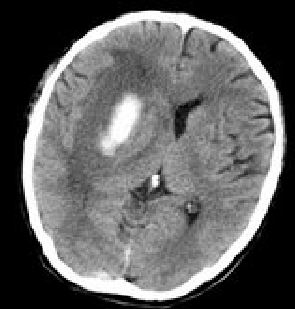
#> input picture Image 6.JPG, 295 x 309 px
$ python morphops.py
#> lines starting #> are read from the running program, lines starting #| are printed output that depends on the picture; after the words box and inside, x2 and y2 are one past the last pixel; in counts of white or black regions, pixels touching at a corner belong together
import cv2
import numpy as np
#import necessary packages
input_image = cv2.imread('Image 6.JPG', cv2.IMREAD_COLOR)#read image
#> input_image is the input picture: shape (309, 295, 3); min 0, max 255, mean 98.4
gray = cv2.cvtColor(input_image,cv2.COLOR_BGR2GRAY)#convert to grayscale
cv2.imshow('Brain with Skull',gray)
kernel = np.ones((3,3), np.uint8)       # set kernel as 3x3 matrix from numpy
#Create erosion and dilation image from the original image

erosion_image = cv2.erode(input_image, kernel, iterations=1)#apply erosion
dilation_image = cv2.dilate(input_image, kernel, iterations=1)#apply dilation

#cv2.imshow('Erosion', erosion_image)
#cv2.imshow('Dilation', dilation_image)

ret, thresh = cv2.threshold(gray,0,255,cv2.THRESH_OTSU)
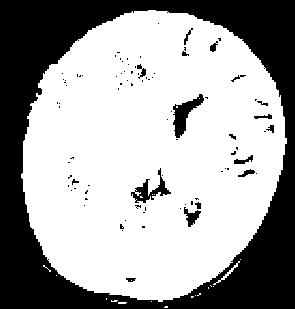
#> thresh: shape (309, 295); 64.3% white; 88 black regions (70 under 20 px), largest, box (x1, y1, x2, y2) and area: (0, 0, 295, 309) 30699, (173, 94, 204, 138) 538, (131, 168, 171, 203) 412
#> ret = 77
#apply otsu thresholding
#cv2.imshow('Applying Otsu',thresh)


edges = cv2.Canny(input_image,250,200)#apply edge detection method
#> edges: shape (309, 295); 3.8% white in thin lines or dots, all inside (x1, y1, x2, y2) = (22, 10, 288, 309)
cv2.imshow('Canny Edged', edges)


colormask = np.zeros(input_image.shape, dtype=np.uint8)
colormask[thresh!=0] = np.array((0,0,255))
blended = cv2.addWeighted(input_image,0.7,colormask,0.1,0)# blend the image
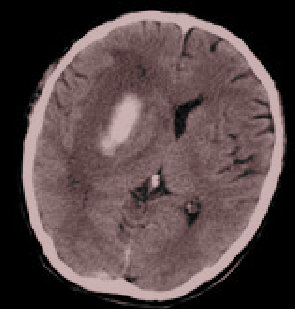
#> blended: shape (309, 295, 3); mean B, G, R 68.9, 68.9, 85.3
#cv2.imshow('Blended', blended)


ret, markers = cv2.connectedComponents(thresh)#apply connected components
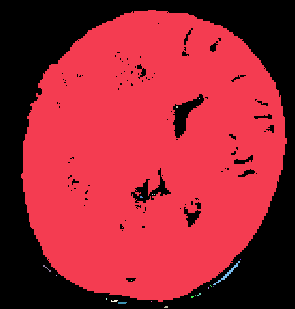
#> markers: shape (309, 295) int32; 23 distinct labels, from 0 to 22; one colour per label, 0 black
#> ret = 23

#Get the area taken by each component. Ignore label 0 since this is the background.
marker_area = [np.sum(markers==m) for m in range(np.max(markers)) if m!=0]
#> marker_area = [58431, 1, 4, 1, 1, 5, 1, 79, 12, 1, 1, 2, 2, 1, 6, 1, 5, 2, 11, 1, 17]
#Get label of largest component by area
largest_component = np.argmax(marker_area)+1 #Add 1 since we dropped zero above
#> largest_component = 1
#Get pixels which correspond to the brain
brain_mask = markers==largest_component
#> brain_mask: shape (309, 295) bool; 64.1% white; 88 black regions (70 under 20 px), largest, box (x1, y1, x2, y2) and area: (0, 0, 295, 309) 30847, (173, 94, 204, 138) 543, (131, 168, 171, 203) 419

brain_out = input_image.copy()
#In a copy of the original image, clear those pixels that don't correspond to the brain
brain_out[brain_mask==False] = (0,0,0)
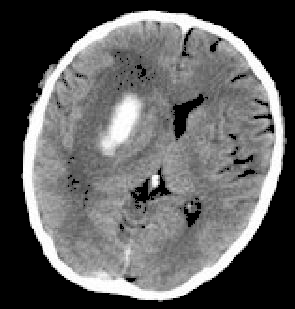
#> brain_out: shape (309, 295, 3); 10.97% of pixels changed, all inside (x1, y1, x2, y2) = (8, 0, 295, 309)
#cv2.imshow('Connected Components',brain_out)

gradient_image = cv2.morphologyEx(input_image, cv2.MORPH_GRADIENT, kernel)#apply gradient
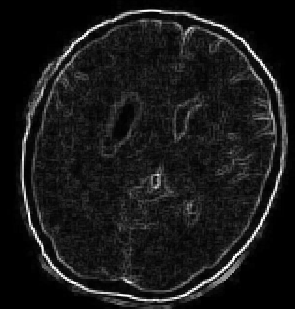
#> gradient_image: shape (309, 295, 3); min 0, max 255, mean 24.6
#cv2.imshow('gradient', gradient_image)


brain_mask = np.uint8(brain_mask)
kernel = np.ones((3,3),np.uint8)
closing = cv2.morphologyEx(brain_mask, cv2.MORPH_CLOSE, kernel)
#> closing: shape (309, 295); values 0 (black) and 1 (white), 64.7% white; 18 black regions (6 under 20 px), largest, box (x1, y1, x2, y2) and area: (0, 0, 295, 309) 30829, (173, 94, 204, 138) 536, (133, 179, 169, 203) 340
#cv2.imshow('Closing', closing)

brain_out = input_image.copy()
#In a copy of the original image, clear those pixels that don't correspond to the brain
brain_out[closing==False] = (0,0,0)
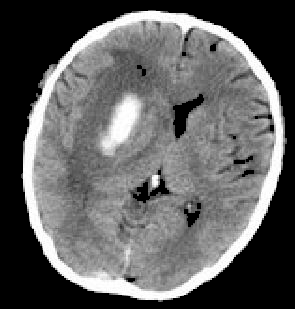
#> brain_out: shape (309, 295, 3); 10.4% of pixels changed, all inside (x1, y1, x2, y2) = (8, 0, 295, 309)
#cv2.imshow('Connected Components',brain_out)

image = input_image-brain_out
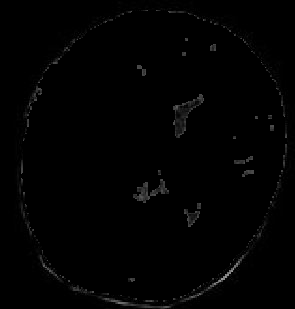
#> image: shape (309, 295, 3); min 0, max 155, mean 1.9

cv2.imshow('result',image)


cv2.waitKey(0)       #wait for a key to exit

$ run again, with Image 1.jpg copied over Image 6.JPG
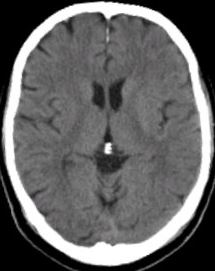
#> input picture Image 1.jpg, 215 x 271 px
#> input_image is the input picture: shape (271, 215, 3); mean B, G, R 100.1, 100, 100.1
#> `ret, thresh = cv2.threshold(gray,0,255,cv2.THRESH_OTSU)`:
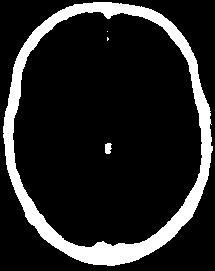
#> thresh: shape (271, 215); 14.6% white; 4 white regions (2 under 20 px), largest, box (x1, y1, x2, y2) and area: (3, 2, 213, 266) 8442, (105, 143, 112, 154) 63
#> `ret, thresh = cv2.threshold(gray,0,255,cv2.THRESH_OTSU)`: ret = 158
#> edges: shape (271, 215); 4.4% white in thin lines or dots
#> markers: shape (271, 215) int32; 5 distinct labels, from 0 to 4
#> `ret, markers = cv2.connectedComponents(thresh)#apply connected compone..`: ret = 5
#> marker_area = [8442, 1, 6]
#> largest_component = 1
#> brain_mask: shape (271, 215) bool; 14.5% white; 1 white region, box (x1, y1, x2, y2) and area: (3, 2, 213, 266) 8442
#> closing: shape (271, 215); values 0 (black) and 1 (white), 14.5% white; 1 white region, box (x1, y1, x2, y2) and area: (3, 2, 213, 266) 8451
#> `image = input_image-brain_out`:
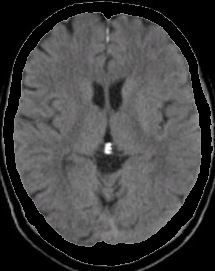
#> image: shape (271, 215, 3); mean B, G, R 65, 64.9, 65

$ run again, with Image 11.JPG copied over Image 6.JPG
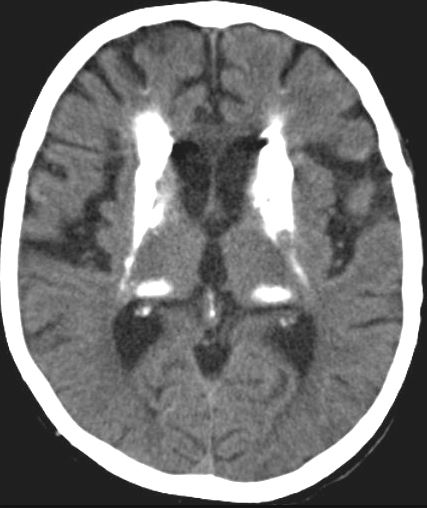
#> input picture Image 11.JPG, 427 x 508 px
#> input_image is the input picture: shape (508, 427, 3); min 11, max 255, mean 114.9
#> `ret, thresh = cv2.threshold(gray,0,255,cv2.THRESH_OTSU)`:
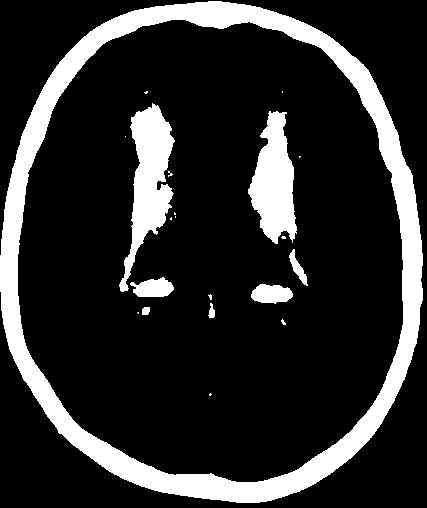
#> thresh: shape (508, 427); 17.5% white; 21 white regions (13 under 20 px), largest, box (x1, y1, x2, y2) and area: (0, 1, 423, 503) 27695, (119, 103, 175, 292) 4639, (248, 111, 297, 244) 4018
#> `ret, thresh = cv2.threshold(gray,0,255,cv2.THRESH_OTSU)`: ret = 166
#> edges: shape (508, 427); 2.1% white in thin lines or dots
#> markers: shape (508, 427) int32; 22 distinct labels, from 0 to 21
#> `ret, markers = cv2.connectedComponents(thresh)#apply connected compone..`: ret = 22
#> marker_area = [27695, 8, 2, 4639, 4018, 1, 3, 14, 5, 5, 2, 12, 248, 612, 629, 15, 67, 57, 3, 17]
#> largest_component = 1
#> brain_mask: shape (508, 427) bool; 12.8% white; 1 white region, box (x1, y1, x2, y2) and area: (0, 1, 423, 503) 27695
#> closing: shape (508, 427); values 0 (black) and 1 (white), 12.8% white; 1 white region, box (x1, y1, x2, y2) and area: (0, 0, 423, 503) 27750
#> `image = input_image-brain_out`:
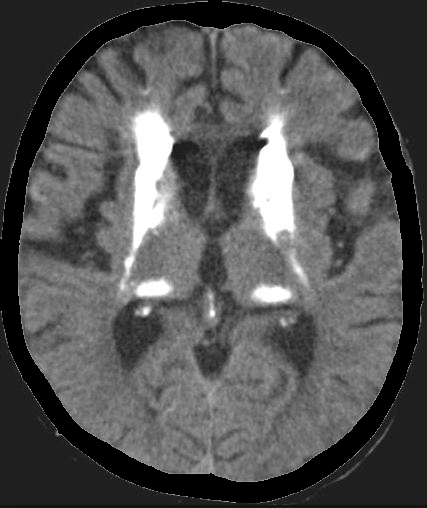
#> image: shape (508, 427, 3); min 0, max 255, mean 82.9

$ run again, with Image 2.JPG copied over Image 6.JPG
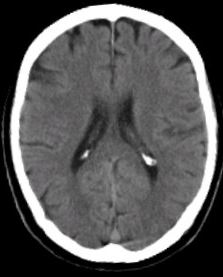
#> input picture Image 2.JPG, 223 x 277 px
#> input_image is the input picture: shape (277, 223, 3); mean B, G, R 88.2, 88.1, 88.3
#> thresh: shape (277, 223); 13.4% white; 4 white regions (2 under 20 px), largest, box (x1, y1, x2, y2) and area: (10, 4, 217, 263) 8205, (142, 154, 156, 165) 70
#> `ret, thresh = cv2.threshold(gray,0,255,cv2.THRESH_OTSU)`: ret = 153
#> edges: shape (277, 223); 3.9% white in thin lines or dots
#> markers: shape (277, 223) int32; 5 distinct labels, from 0 to 4
#> `ret, markers = cv2.connectedComponents(thresh)#apply connected compone..`: ret = 5
#> marker_area = [8205, 3, 19]
#> largest_component = 1
#> brain_mask: shape (277, 223) bool; 13.3% white; 1 white region, box (x1, y1, x2, y2) and area: (10, 4, 217, 263) 8205
#> closing: shape (277, 223); values 0 (black) and 1 (white), 13.3% white; 1 white region, box (x1, y1, x2, y2) and area: (10, 4, 217, 263) 8208
#> `image = input_image-brain_out`:
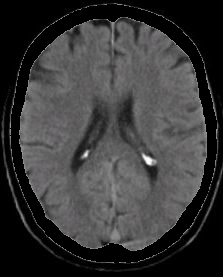
#> image: shape (277, 223, 3); mean B, G, R 56, 55.9, 56.1
